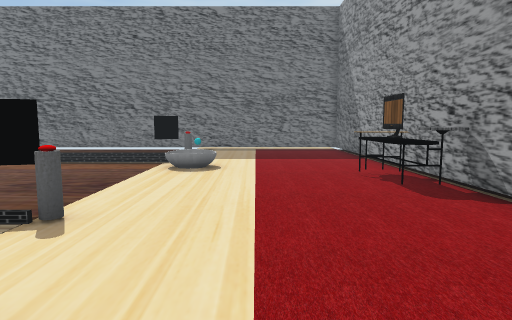
View 1 (above)

16 first-person views from a walk through a Unity game level. The camera is 1.3 m above the floor, tilts 6° down and sees 75° across. The floor is counted in squares, 1 m on a side. Each view is taken from the middle of a square. On the plan, view 1 faces up. The plan holds only what a view shows up to about 14 squares ahead; the rest is blank. The player character is not drawn. Some surface patterns are stand-ins.

View 2
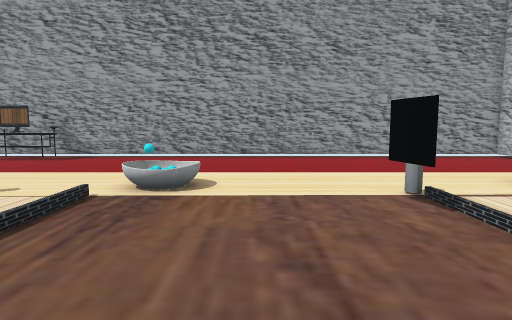

View 3
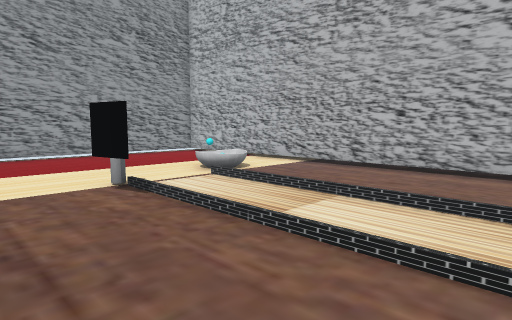

View 4
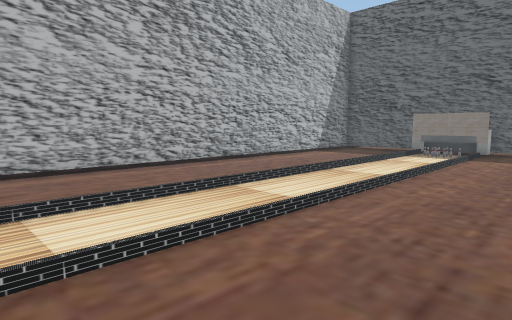

View 5
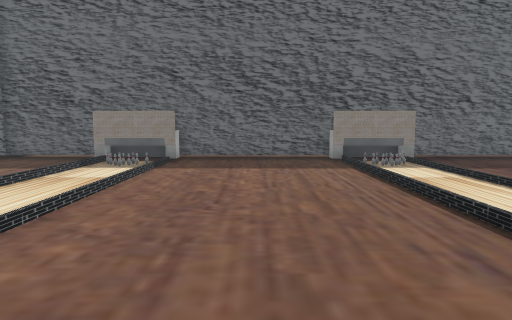

View 6
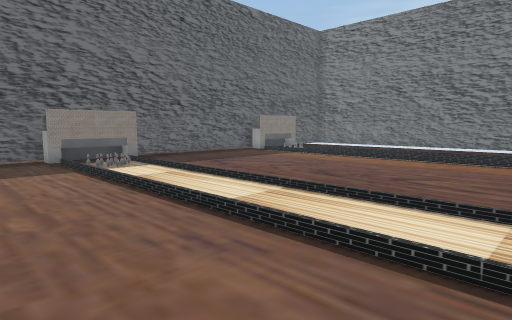

View 7
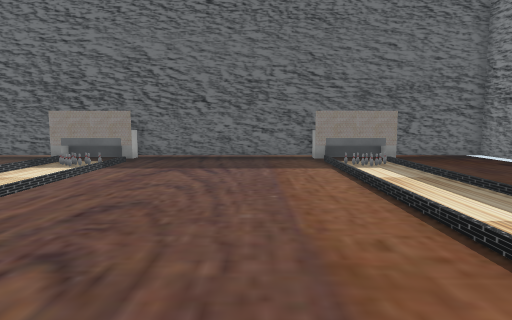

View 8
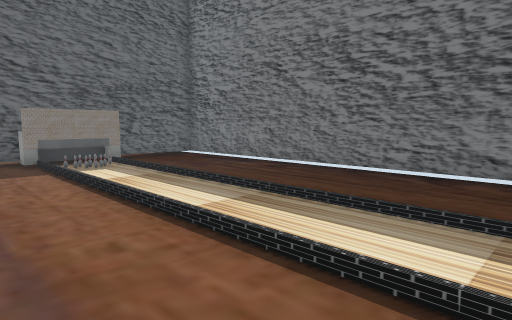

View 9
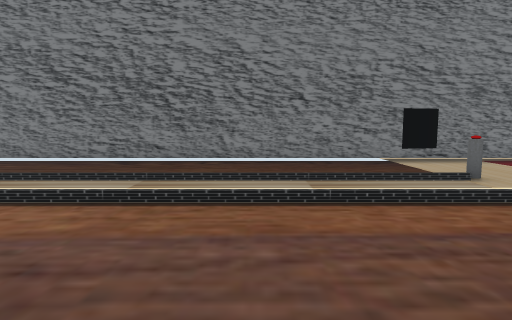

View 10
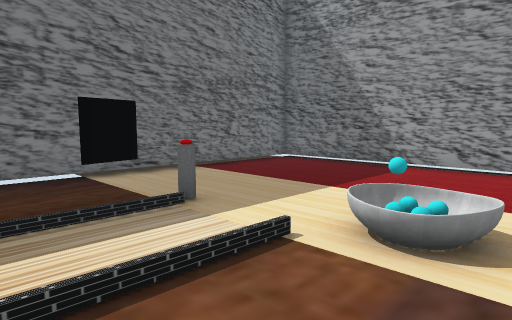

View 11
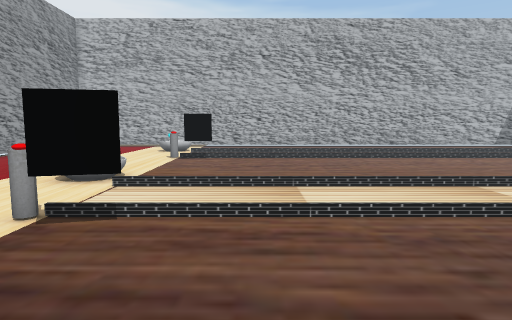

View 12
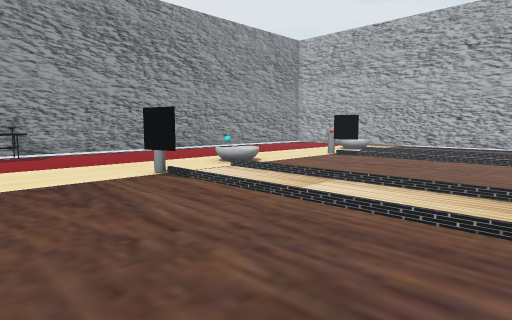

View 13
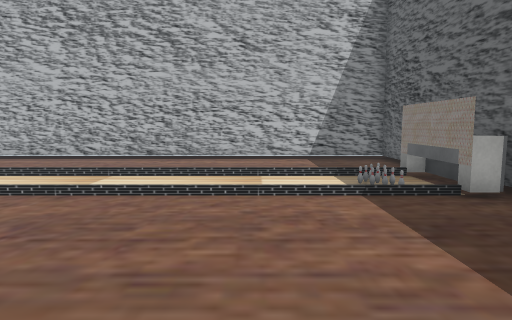

View 14
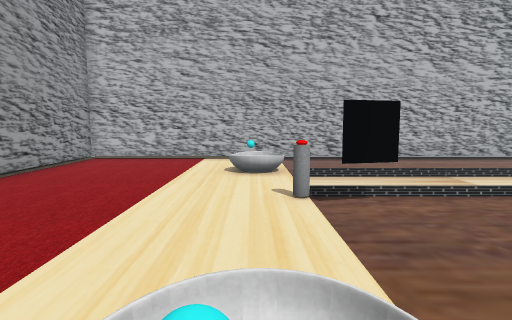

View 15
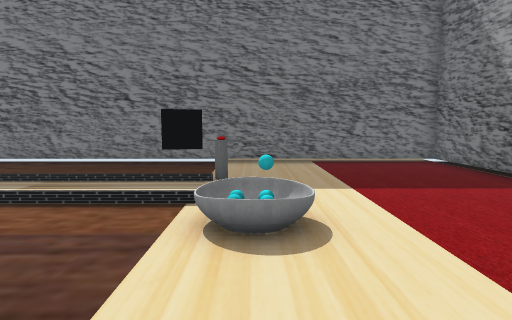

View 16
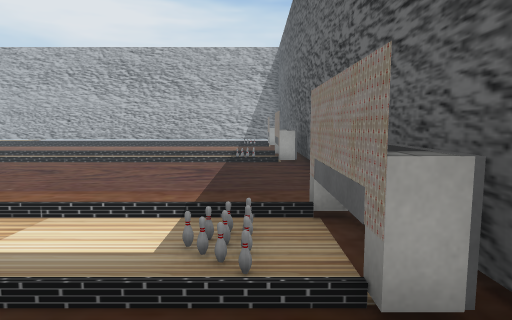

### Floor plan
Key: @ floor where view 1 was taken; # wall or solid block; . floor; / step, stairs or slope; T table; O other object.
Columns run from 23 left of view 1 to 4 right of it. Each row starts with its distance up from view 1.
 18 ############################
 17 #..........................#
 16 #..........................#
 15 #..........................#
 14 #O.................#O......#
 13 #O.........................#
 12 #O............   ..........#
 11 #O...................O.....#
 10 #..........................#
  9 #.........................T#
  8 #.........................T#
  7 #.........................T#
  6 #.........................T#
  5 #..................#O......#
  4 #O/.................O......#
  3 #O//.......................#
  2 #O////////////////////.....#
  1 #.................../O/....#
  0 #......................@...#
 -1 #..........................#
 -2 #..........................#
 -3 #..................#.......#
 -4 #O//////////////////O......#
 -5 #O//.......................#
 -6 #O/........................#
 -7 #O                  .O.....#
 -8 #..........................#
 -9 #..........................#
-10 #..........................#
-11 ############################

Where each view was taken, in squares from view 1:
view 1: 0 up, 0 right, facing up
view 2: 1 down, 9 left, facing right
view 3: 1 down, 10 left, facing down-right
view 4: 1 down, 6 left, facing down-left
view 5: 1 down, 10 left, facing left
view 6: 1 down, 10 left, facing up-left
view 7: 9 up, 10 left, facing left
view 8: 9 up, 10 left, facing up-left
view 9: 6 up, 8 left, facing up
view 10: 9 up, 6 left, facing up-right
view 11: 9 up, 6 left, facing down
view 12: 9 up, 11 left, facing down-right
view 13: 2 up, 18 left, facing down
view 14: 2 up, 2 left, facing down
view 15: 6 up, 2 left, facing up
view 16: 16 up, 21 left, facing down
